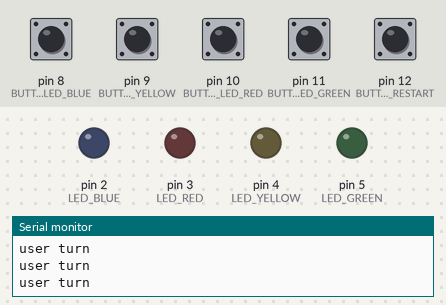
Bench run of a sketch on a simulated Arduino Uno, built with avr-gcc and run on an emulated ATmega328P. Parts: output pins drawn as LEDs (lit = HIGH), the last lines printed to the serial monitor. Dashed ring = blinking. Inputs (shaded band) come from the test bench; at power-on: pin 8 (BUTTON_LED_BLUE), pin 9 (BUTTON_LED_YELLOW), pin 10 (BUTTON_LED_RED), pin 11 (BUTTON_LED_GREEN), pin 12 (BUTTON_RESTART) HIGH. Random numbers use the default seed unless the sketch sets one.

Above: at 2.3 s.
2.4 s: pin 8 (BUTTON_LED_BLUE) pulled LOW for 0.4 s
At 3.45 s:
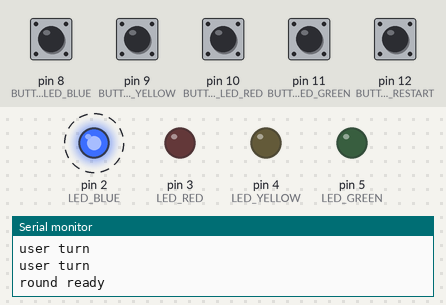
At 4.05 s:
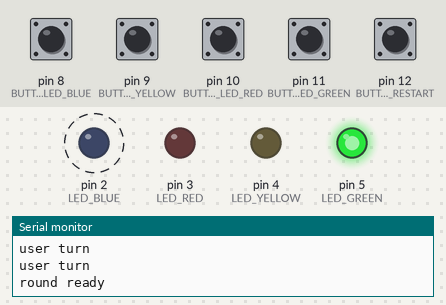
5.7 s: pin 9 (BUTTON_LED_YELLOW) pulled LOW for 0.4 s
At 6.75 s:
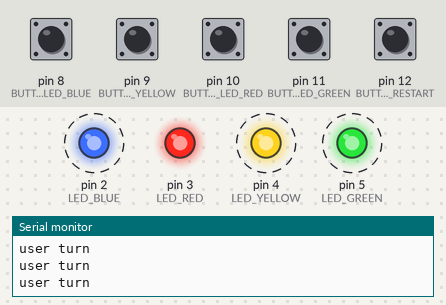
Timing chart, 0 to 15.1 s (numbered marks = the images above; inputs shaded):
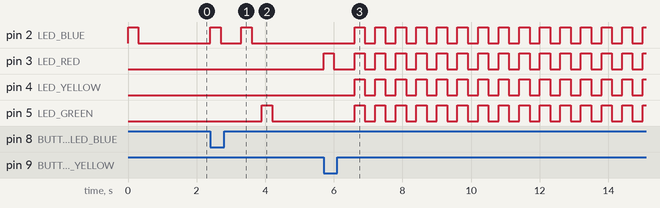

Measured:
- after the input at 2.4 s, pin 2 (LED_BLUE): alternates HIGH for 0.30 s and LOW for 0.60 s, 4 changes in all, then stays LOW, starting at once; pin 5 (LED_GREEN): LOW → HIGH after 1.5 s, → LOW 0.30 s later
- after the input at 5.7 s, pin 2 (LED_BLUE), pin 4 (LED_YELLOW), pin 5 (LED_GREEN): alternates HIGH for 0.30 s and LOW for 0.30 s, starting after 0.90 s; pin 3 (LED_RED): goes HIGH 0.30 s, LOW 0.60 s, 14 × (HIGH 0.30 s, LOW 0.30 s), then HIGH, starting at once

The sketch:

genius.ino
```cpp
// ----- LEDS -----

#define LED_BLUE 2
#define LED_RED 3
#define LED_YELLOW 4
#define LED_GREEN 5

// ----- BUTTONS -----

#define BUTTON_LED_BLUE 8
#define BUTTON_LED_YELLOW 9
#define BUTTON_LED_RED 10
#define BUTTON_LED_GREEN 11

#define BUTTON_RESTART 12

// ----- SYSTEM -----

#define UNDEFINED -1
#define DELAY 300

// ----- GAME LENGTH -----

#define SEQUENCE 20

// ----- VARIABLES -----

bool running = true;
int ledsSequence[SEQUENCE];
int gameTurn = 0;
int correctAnswers = 0;
int lastTurn = SEQUENCE + 1;

// ----- GAME STATES -----

enum States {
  NEXT_ROUND_READY,
  USER_TURN,
  GAME_COMPLETED,
  GAME_OVER
};

// ----- FUNCTIONS -----

void startPorts() {

  pinMode(LED_BLUE, OUTPUT);
  pinMode(LED_RED, OUTPUT);
  pinMode(LED_YELLOW, OUTPUT);
  pinMode(LED_GREEN, OUTPUT);

  pinMode(BUTTON_LED_BLUE, INPUT_PULLUP);
  pinMode(BUTTON_LED_YELLOW, INPUT_PULLUP);
  pinMode(BUTTON_LED_RED, INPUT_PULLUP);
  pinMode(BUTTON_LED_GREEN, INPUT_PULLUP);

  pinMode(BUTTON_RESTART, INPUT_PULLUP);

}

int pickColor() {

  return random(2, 6);

}

void startGame() {

  int game = analogRead(0);
  randomSeed(game);

  for (int i = 0; i < SEQUENCE; i++) {

    ledsSequence[i] = pickColor();

  }

}

void prepareNextTurn() {

  gameTurn++;
  correctAnswers = 0;

  if (gameTurn <= SEQUENCE) {

    lightTurnLeds();

  }

}

void getUserAnswer() {

  int answer = verifyUserAnswer();

  if(answer == UNDEFINED) {

    return;

  } else if(answer == ledsSequence[correctAnswers]) {

    correctAnswers++;

  } else {

    running = false;

  }

}

int setState() {

  if(gameTurn <= SEQUENCE) {

    if(correctAnswers == gameTurn) {

      return NEXT_ROUND_READY;

    } else {

      return USER_TURN;

    }

  } else if (gameTurn == lastTurn) {

    return GAME_COMPLETED;

  } else {

    return GAME_OVER;

  }

}

int ledBlinker(int ledPort) {

  digitalWrite(ledPort,HIGH);
  delay(DELAY);
  digitalWrite(ledPort,LOW);
  delay(DELAY);

  return ledPort;

}

void lightTurnLeds() {

  for (int i = 0; i < gameTurn; i++) {

    ledBlinker(ledsSequence[i]);

  }

}

int verifyUserAnswer() {

  if (digitalRead(BUTTON_LED_BLUE) == LOW) {

    return ledBlinker(LED_BLUE);

  } else if (digitalRead(BUTTON_LED_YELLOW) == LOW) {

    return ledBlinker(LED_RED);

  } else if (digitalRead(BUTTON_LED_RED) == LOW) {

    return ledBlinker(LED_YELLOW);

  } else if (digitalRead(BUTTON_LED_GREEN) == LOW) {

    return ledBlinker(LED_GREEN);

  } else {

    return UNDEFINED;

  }

}

void restart() {

  turnLedsOff();
  gameTurn = 0;
  running = true;

  delay(2000);

  startGame();
  prepareNextTurn();

}

void turnLedsOff() {

  digitalWrite(LED_BLUE,LOW);
  digitalWrite(LED_RED,LOW);
  digitalWrite(LED_YELLOW,LOW);
  digitalWrite(LED_GREEN,LOW);

}

void gameCompleted() {

  ledBlinker(LED_BLUE);
  ledBlinker(LED_RED);
  ledBlinker(LED_YELLOW);
  ledBlinker(LED_GREEN);
  ledBlinker(LED_YELLOW);
  ledBlinker(LED_RED);

  if(digitalRead(BUTTON_RESTART) == LOW) {

    Serial.println("game restarted from success");
	restart();

  }

}

void gameOver() {

  digitalWrite(LED_BLUE,HIGH);
  digitalWrite(LED_RED,HIGH);
  digitalWrite(LED_YELLOW,HIGH);
  digitalWrite(LED_GREEN,HIGH);
  delay(DELAY);
  digitalWrite(LED_BLUE,LOW);
  digitalWrite(LED_RED,LOW);
  digitalWrite(LED_YELLOW,LOW);
  digitalWrite(LED_GREEN,LOW);
  delay(DELAY);

  if(digitalRead(BUTTON_RESTART) == LOW) {

    Serial.println("game restarted from fail");
	restart();

  }

}

// ----- GAME -----

void setup() {

  Serial.begin(9600);

  startPorts();
  startGame();

}

void loop() {

  if(running == true){

    switch (setState()) {

      case NEXT_ROUND_READY:
        Serial.println("round ready");
        prepareNextTurn();
        break;

      case USER_TURN:
        Serial.println("user turn");
        getUserAnswer();
        break;

      case GAME_COMPLETED:
        Serial.println("game completed");
        gameCompleted();
        break;

      case GAME_OVER:
        Serial.println("gameover");
        gameOver();
        break;
    }

    delay(DELAY);

  } else {

  	gameOver();

  }

}
```
